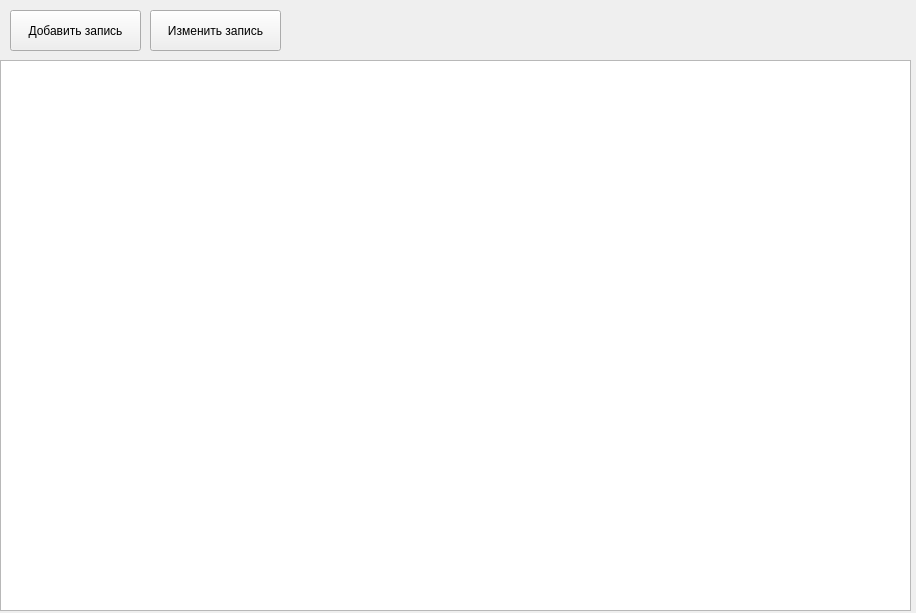
<?xml version="1.0" encoding="UTF-8"?>
<ui version="4.0">
 <class>Form</class>
 <widget class="QWidget" name="Form">
  <property name="geometry">
   <rect>
    <x>0</x>
    <y>0</y>
    <width>916</width>
    <height>613</height>
   </rect>
  </property>
  <property name="windowTitle">
   <string>Form</string>
  </property>
  <widget class="QWidget" name="verticalLayoutWidget">
   <property name="geometry">
    <rect>
     <x>0</x>
     <y>60</y>
     <width>911</width>
     <height>551</height>
    </rect>
   </property>
   <layout class="QVBoxLayout" name="verticalLayout">
    <item>
     <widget class="QTableWidget" name="tableWidget"/>
    </item>
   </layout>
  </widget>
  <widget class="QPushButton" name="add_button">
   <property name="geometry">
    <rect>
     <x>10</x>
     <y>10</y>
     <width>131</width>
     <height>41</height>
    </rect>
   </property>
   <property name="text">
    <string>Добавить запись</string>
   </property>
  </widget>
  <widget class="QPushButton" name="edit_button">
   <property name="geometry">
    <rect>
     <x>150</x>
     <y>10</y>
     <width>131</width>
     <height>41</height>
    </rect>
   </property>
   <property name="text">
    <string>Изменить запись</string>
   </property>
  </widget>
 </widget>
 <resources/>
 <connections/>
</ui>
